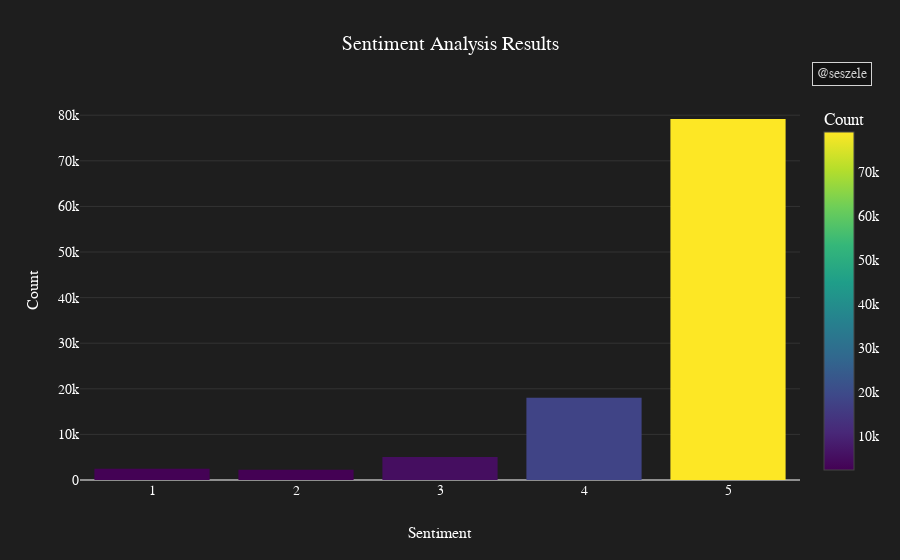

Here is the notebook cell this chart was saved with:
### Code cell
# analysis.py

import plotly.graph_objs as go
import plotly.express as px
from plotly.subplots import make_subplots
from custom_theme import custom_theme

# Your existing code for creating the figure
fig = go.Figure(data=[go.Bar(
    x=labels,
    y=values,
    marker=dict(
        color=values,
        colorscale=px.colors.sequential.Viridis,
        colorbar=dict(title="Count"),
    )
)])

# Customize the layout
fig.update_layout(
    title='Sentiment Analysis Results',
    xaxis_title='Sentiment',
    yaxis_title='Count',
    bargap=0.2,  # gap between bars
    template=custom_theme,  # Apply our custom theme
    margin=dict(t=100, r=100)  # Increase top and right margins
)

# Additional customization for better readability
fig.update_layout(
    title_font_size=20,
    xaxis_title_font_size=16,
    yaxis_title_font_size=16,
    legend_title_font_size=16
)

# Add '@seszele' marker at top right corner of the figure
fig.add_annotation(
    text='@seszele',
    xref='paper',
    yref='paper',
    x=1.1,
    y=1.1,
    xanchor='right',
    yanchor='top',
    showarrow=False,
    font=dict(
        family='monospace',
        size=14,
        color='#ffffff'
    ),
    bgcolor='rgba(0,0,0,0.5)',
    bordercolor='#ffffff',
    borderwidth=1,
    borderpad=4,
    opacity=0.8,
    clicktoshow='onoff',
    name='seszele_annotation'
)

# Add invisible annotation with link
fig.add_annotation(
    text='<a href="https://github.com/seszele">Visit @seszele on GitHub</a>',
    xref='paper',
    yref='paper',
    x=1.1,
    y=1.05,
    xanchor='right',
    yanchor='top',
    showarrow=False,
    font=dict(
        family='monospace',
        size=14,
        color='#ffffff'
    ),
    bgcolor='rgba(0,0,0,0.5)',
    bordercolor='#ffffff',
    borderwidth=1,
    borderpad=4,
    opacity=0.8,
    visible=False,
    name='github_link'
)

# Add clicktoshow functionality
fig.update_layout(
    updatemenus=[
        dict(
            type="buttons",
            showactive=False,
            buttons=[
                dict(
                    label="@seszele",
                    method="update",
                    args=[{"annotations[1].visible": True}],
                    args2=[{"annotations[1].visible": False}],
                ),
            ],
            visible=False,
        )
    ]
)

# Show the plot
fig.show()

### Figure 1 — Plotly figure (JSON) as saved in the notebook; plotly's stock layout.template omitted (floating-point values rounded to 4 significant figures)
{"data": [{"marker": {"color": [2469, 2251, 5071, 18054, 79173], "colorbar": {"title": {"text": "Count"}}, "colorscale": [[0, "#440154"], [0.1111, "#482878"], [0.2222, "#3e4989"], [0.3333, "#31688e"], [0.4444, "#26828e"], [0.5556, "#1f9e89"], [0.6667, "#35b779"], [0.7778, "#6ece58"], [0.8889, "#b5de2b"], [1, "#fde725"]]}, "type": "bar", "x": [1, 2, 3, 4, 5], "y": [2469, 2251, 5071, 18054, 79173]}], "layout": {"annotations": [{"bgcolor": "rgba(0,0,0,0.5)", "bordercolor": "#ffffff", "borderpad": 4, "borderwidth": 1, "clicktoshow": "onoff", "font": {"color": "#ffffff", "family": "monospace", "size": 14}, "name": "seszele_annotation", "opacity": 0.8, "showarrow": false, "text": "@seszele", "x": 1.1, "xanchor": "right", "xref": "paper", "y": 1.1, "yanchor": "top", "yref": "paper"}, {"bgcolor": "rgba(0,0,0,0.5)", "bordercolor": "#ffffff", "borderpad": 4, "borderwidth": 1, "font": {"color": "#ffffff", "family": "monospace", "size": 14}, "name": "github_link", "opacity": 0.8, "showarrow": false, "text": "<a href=\"https://github.com/seszele\">Visit @seszele on GitHub</a>", "visible": false, "x": 1.1, "xanchor": "right", "xref": "paper", "y": 1.05, "yanchor": "top", "yref": "paper"}], "bargap": 0.2, "legend": {"title": {"font": {"size": 16}}}, "margin": {"r": 100, "t": 100}, "title": {"font": {"size": 20}, "text": "Sentiment Analysis Results"}, "updatemenus": [{"buttons": [{"args": [{"annotations[1].visible": true}], "args2": [{"annotations[1].visible": false}], "label": "@seszele", "method": "update"}], "showactive": false, "type": "buttons", "visible": false}], "xaxis": {"title": {"font": {"size": 16}, "text": "Sentiment"}}, "yaxis": {"title": {"font": {"size": 16}, "text": "Count"}}}}
